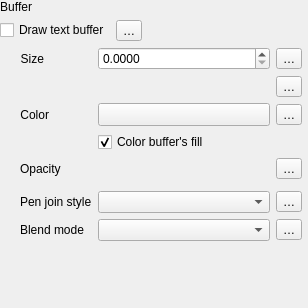
                    <widget class="QWidget" name="scrollAreaWidgetContents_3">
                     <property name="geometry">
                      <rect>
                       <x>0</x>
                       <y>0</y>
                       <width>308</width>
                       <height>308</height>
                      </rect>
                     </property>
                     <layout class="QVBoxLayout" name="verticalLayout_12">
                      <property name="leftMargin">
                       <number>0</number>
                      </property>
                      <property name="topMargin">
                       <number>0</number>
                      </property>
                      <property name="rightMargin">
                       <number>6</number>
                      </property>
                      <property name="bottomMargin">
                       <number>0</number>
                      </property>
                      <item>
                       <layout class="QGridLayout" name="gridLayout_36">
                        <item row="1" column="1">
                         <widget class="QgsPropertyOverrideButton" name="mBufferDrawDDBtn">
                          <property name="text">
                           <string>…</string>
                          </property>
                         </widget>
                        </item>
                        <item row="1" column="0">
                         <widget class="QCheckBox" name="mBufferDrawChkBx">
                          <property name="sizePolicy">
                           <sizepolicy hsizetype="Maximum" vsizetype="Fixed">
                            <horstretch>0</horstretch>
                            <verstretch>0</verstretch>
                           </sizepolicy>
                          </property>
                          <property name="text">
                           <string>Draw text buffer</string>
                          </property>
                         </widget>
                        </item>
                        <item row="1" column="2">
                         <spacer name="horizontalSpacer_13">
                          <property name="orientation">
                           <enum>Qt::Horizontal</enum>
                          </property>
                          <property name="sizeHint" stdset="0">
                           <size>
                            <width>0</width>
                            <height>20</height>
                           </size>
                          </property>
                         </spacer>
                        </item>
                        <item row="2" column="0" colspan="3">
                         <widget class="QFrame" name="mBufferFrame">
                          <layout class="QGridLayout" name="gridLayout_12">
                           <property name="leftMargin">
                            <number>20</number>
                           </property>
                           <property name="topMargin">
                            <number>0</number>
                           </property>
                           <property name="rightMargin">
                            <number>0</number>
                           </property>
                           <property name="bottomMargin">
                            <number>0</number>
                           </property>
                           <item row="2" column="2">
                            <widget class="QgsPropertyOverrideButton" name="mBufferColorDDBtn">
                             <property name="text">
                              <string>…</string>
                             </property>
                            </widget>
                           </item>
                           <item row="7" column="2">
                            <widget class="QgsPropertyOverrideButton" name="mBufferBlendModeDDBtn">
                             <property name="text">
                              <string>…</string>
                             </property>
                            </widget>
                           </item>
                           <item row="0" column="2">
                            <widget class="QgsPropertyOverrideButton" name="mBufferSizeDDBtn">
                             <property name="text">
                              <string>…</string>
                             </property>
                            </widget>
                           </item>
                           <item row="5" column="1">
                            <widget class="QFrame" name="frame_5">
                             <property name="sizePolicy">
                              <sizepolicy hsizetype="Preferred" vsizetype="Maximum">
                               <horstretch>0</horstretch>
                               <verstretch>0</verstretch>
                              </sizepolicy>
                             </property>
                             <layout class="QHBoxLayout" name="horizontalLayout_10">
                              <property name="leftMargin">
                               <number>0</number>
                              </property>
                              <property name="topMargin">
                               <number>0</number>
                              </property>
                              <property name="rightMargin">
                               <number>0</number>
                              </property>
                              <property name="bottomMargin">
                               <number>0</number>
                              </property>
                             </layout>
                            </widget>
                           </item>
                           <item row="7" column="0">
                            <widget class="QLabel" name="labelBufferBlend">
                             <property name="text">
                              <string>Blend mode</string>
                             </property>
                            </widget>
                           </item>
                           <item row="2" column="1">
                            <widget class="QgsColorButton" name="btnBufferColor">
                             <property name="sizePolicy">
                              <sizepolicy hsizetype="Expanding" vsizetype="Fixed">
                               <horstretch>0</horstretch>
                               <verstretch>0</verstretch>
                              </sizepolicy>
                             </property>
                             <property name="maximumSize">
                              <size>
                               <width>16777215</width>
                               <height>16777215</height>
                              </size>
                             </property>
                             <property name="text">
                              <string/>
                             </property>
                            </widget>
                           </item>
                           <item row="6" column="0">
                            <widget class="QLabel" name="label_5">
                             <property name="text">
                              <string>Pen join style</string>
                             </property>
                            </widget>
                           </item>
                           <item row="8" column="0" colspan="3">
                            <widget class="QgsEffectStackCompactWidget" name="mBufferEffectWidget" native="true"/>
                           </item>
                           <item row="7" column="1">
                            <widget class="QgsBlendModeComboBox" name="comboBufferBlendMode"/>
                           </item>
                           <item row="3" column="1">
                            <widget class="QCheckBox" name="mBufferTranspFillChbx">
                             <property name="text">
                              <string>Color buffer's fill</string>
                             </property>
                             <property name="checked">
                              <bool>true</bool>
                             </property>
                            </widget>
                           </item>
                           <item row="0" column="0">
                            <widget class="QLabel" name="label_31">
                             <property name="sizePolicy">
                              <sizepolicy hsizetype="Maximum" vsizetype="Preferred">
                               <horstretch>0</horstretch>
                               <verstretch>0</verstretch>
                              </sizepolicy>
                             </property>
                             <property name="text">
                              <string>Size</string>
                             </property>
                             <property name="alignment">
                              <set>Qt::AlignRight|Qt::AlignTrailing|Qt::AlignVCenter</set>
                             </property>
                            </widget>
                           </item>
                           <item row="1" column="1">
                            <widget class="QgsUnitSelectionWidget" name="mBufferUnitWidget" native="true">
                             <property name="focusPolicy">
                              <enum>Qt::StrongFocus</enum>
                             </property>
                            </widget>
                           </item>
                           <item row="6" column="2">
                            <widget class="QgsPropertyOverrideButton" name="mBufferJoinStyleDDBtn">
                             <property name="text">
                              <string>…</string>
                             </property>
                            </widget>
                           </item>
                           <item row="6" column="1">
                            <widget class="QgsPenJoinStyleComboBox" name="mBufferJoinStyleComboBox">
                             <property name="sizePolicy">
                              <sizepolicy hsizetype="Expanding" vsizetype="Fixed">
                               <horstretch>0</horstretch>
                               <verstretch>0</verstretch>
                              </sizepolicy>
                             </property>
                            </widget>
                           </item>
                           <item row="1" column="2">
                            <widget class="QgsPropertyOverrideButton" name="mBufferUnitsDDBtn">
                             <property name="text">
                              <string>…</string>
                             </property>
                            </widget>
                           </item>
                           <item row="2" column="0">
                            <widget class="QLabel" name="label_32">
                             <property name="sizePolicy">
                              <sizepolicy hsizetype="Maximum" vsizetype="Preferred">
                               <horstretch>0</horstretch>
                               <verstretch>0</verstretch>
                              </sizepolicy>
                             </property>
                             <property name="text">
                              <string>Color</string>
                             </property>
                             <property name="alignment">
                              <set>Qt::AlignRight|Qt::AlignTrailing|Qt::AlignVCenter</set>
                             </property>
                            </widget>
                           </item>
                           <item row="0" column="1">
                            <widget class="QgsDoubleSpinBox" name="spinBufferSize">
                             <property name="sizePolicy">
                              <sizepolicy hsizetype="Expanding" vsizetype="Fixed">
                               <horstretch>0</horstretch>
                               <verstretch>0</verstretch>
                              </sizepolicy>
                             </property>
                             <property name="minimumSize">
                              <size>
                               <width>0</width>
                               <height>0</height>
                              </size>
                             </property>
                             <property name="suffix">
                              <string/>
                             </property>
                             <property name="decimals">
                              <number>4</number>
                             </property>
                             <property name="maximum">
                              <double>999999999.000000000000000</double>
                             </property>
                             <property name="singleStep">
                              <double>0.100000000000000</double>
                             </property>
                             <property name="showClearButton" stdset="0">
                              <bool>false</bool>
                             </property>
                            </widget>
                           </item>
                           <item row="4" column="1">
                            <widget class="QgsOpacityWidget" name="mBufferOpacityWidget" native="true">
                             <property name="focusPolicy">
                              <enum>Qt::StrongFocus</enum>
                             </property>
                            </widget>
                           </item>
                           <item row="4" column="2">
                            <widget class="QgsPropertyOverrideButton" name="mBufferOpacityDDBtn">
                             <property name="text">
                              <string>…</string>
                             </property>
                            </widget>
                           </item>
                           <item row="4" column="0">
                            <widget class="QLabel" name="mBufferTranspLabel_2">
                             <property name="enabled">
                              <bool>true</bool>
                             </property>
                             <property name="text">
                              <string>Opacity</string>
                             </property>
                            </widget>
                           </item>
                          </layout>
                         </widget>
                        </item>
                        <item row="0" column="0" colspan="2">
                         <widget class="QLabel" name="label_37">
                          <property name="sizePolicy">
                           <sizepolicy hsizetype="Maximum" vsizetype="Preferred">
                            <horstretch>0</horstretch>
                            <verstretch>0</verstretch>
                           </sizepolicy>
                          </property>
                          <property name="text">
                           <string>Buffer</string>
                          </property>
                          <property name="alignment">
                           <set>Qt::AlignRight|Qt::AlignTrailing|Qt::AlignVCenter</set>
                          </property>
                         </widget>
                        </item>
                       </layout>
                      </item>
                      <item>
                       <spacer name="verticalSpacer">
                        <property name="orientation">
                         <enum>Qt::Vertical</enum>
                        </property>
                        <property name="sizeHint" stdset="0">
                         <size>
                          <width>20</width>
                          <height>0</height>
                         </size>
                        </property>
                       </spacer>
                      </item>
                     </layout>
                    </widget>
